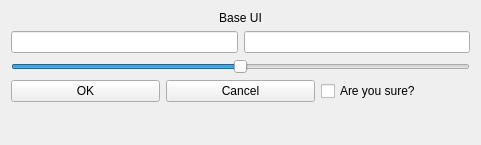
<?xml version="1.0" encoding="UTF-8"?>
<ui version="4.0">
 <class>Form</class>
 <widget class="QWidget" name="Form">
  <property name="geometry">
   <rect>
    <x>0</x>
    <y>0</y>
    <width>481</width>
    <height>145</height>
   </rect>
  </property>
  <property name="windowTitle">
   <string>Form</string>
  </property>
  <layout class="QFormLayout" name="formLayout">
   <item row="1" column="0" colspan="2">
    <widget class="QSlider" name="sld">
     <property name="minimum">
      <number>-300</number>
     </property>
     <property name="maximum">
      <number>300</number>
     </property>
     <property name="orientation">
      <enum>Qt::Horizontal</enum>
     </property>
    </widget>
   </item>
   <item row="2" column="0" colspan="2">
    <layout class="QHBoxLayout" name="horizontalLayout_2">
     <item>
      <widget class="QPushButton" name="btnOK">
       <property name="text">
        <string>OK</string>
       </property>
      </widget>
     </item>
     <item>
      <widget class="QPushButton" name="btnCancel">
       <property name="text">
        <string>Cancel</string>
       </property>
      </widget>
     </item>
     <item>
      <widget class="QCheckBox" name="chkSure">
       <property name="text">
        <string>Are you sure?</string>
       </property>
      </widget>
     </item>
    </layout>
   </item>
   <item row="0" column="0" colspan="2">
    <layout class="QVBoxLayout" name="verticalLayout">
     <item>
      <widget class="QLabel" name="label">
       <property name="sizePolicy">
        <sizepolicy hsizetype="Preferred" vsizetype="Preferred">
         <horstretch>0</horstretch>
         <verstretch>0</verstretch>
        </sizepolicy>
       </property>
       <property name="text">
        <string>Base UI</string>
       </property>
       <property name="alignment">
        <set>Qt::AlignCenter</set>
       </property>
       <property name="wordWrap">
        <bool>false</bool>
       </property>
      </widget>
     </item>
     <item>
      <layout class="QHBoxLayout" name="horizontalLayout">
       <item>
        <widget class="QLineEdit" name="txtA"/>
       </item>
       <item>
        <widget class="QLineEdit" name="txtB"/>
       </item>
      </layout>
     </item>
    </layout>
   </item>
  </layout>
 </widget>
 <resources/>
 <connections/>
</ui>
